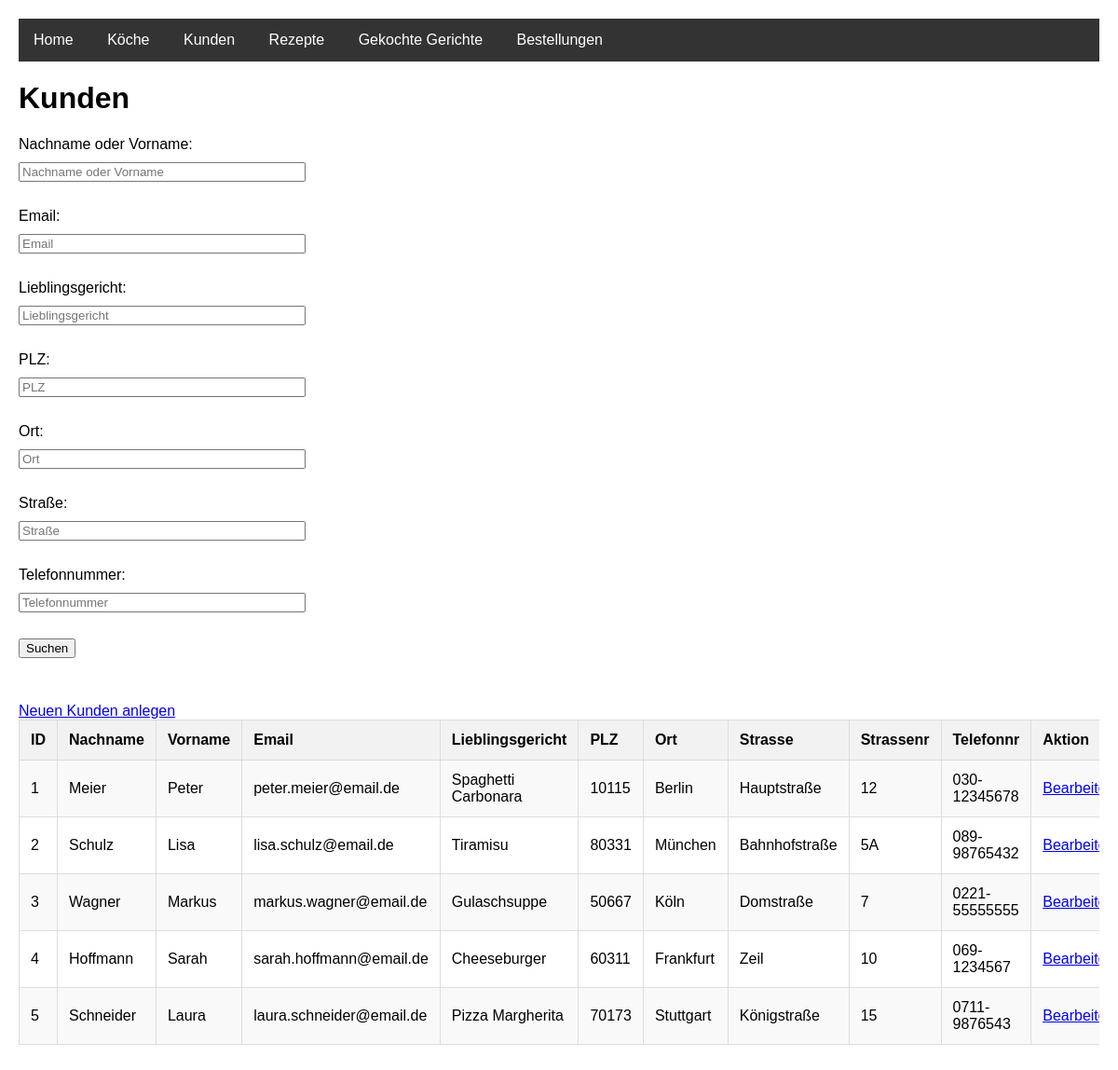
Screenshot of /kunden.php with the database file from the repository.
### tables this page shows
CREATE TABLE Kunde (
    kundeID INT PRIMARY KEY AUTO_INCREMENT,
    nachname VARCHAR(50) NOT NULL,
    vorname VARCHAR(50) NOT NULL,
    email VARCHAR(255),
    lieblingsgericht TEXT,
    plz VARCHAR(10),
    ort VARCHAR(50),
    strasse VARCHAR(50),
    strassenr VARCHAR(10),
    telefonnr VARCHAR(20)
);

### kunden.php (the view, shortened to what this page needs)
<!DOCTYPE HTML>
<html lang="de">
<head>
    <link rel="stylesheet" type="text/css" href="styles.css" />
</head>
<body>
    <?php require_once("navigation.inc.php"); ?>
    <h1>Kunden</h1>
    <form method="GET" action="kunden.php" class="search-form">
        <label for="search_name">Nachname oder Vorname:</label>
        <input type="text" id="search_name" name="search_name" placeholder="Nachname oder Vorname">
        <br>
        <label for="search_email">Email:</label>
        <input type="text" id="search_email" name="search_email" placeholder="Email">
        <br>
        <label for="search_lieblingsgericht">Lieblingsgericht:</label>
        <input type="text" id="search_lieblingsgericht" name="search_lieblingsgericht" placeholder="Lieblingsgericht">
        <br>
        <label for="search_plz">PLZ:</label>
        <input type="text" id="search_plz" name="search_plz" placeholder="PLZ">
        <br>
        <label for="search_ort">Ort:</label>
        <input type="text" id="search_ort" name="search_ort" placeholder="Ort">
        <br>
        <label for="search_strasse">Straße:</label>
        <input type="text" id="search_strasse" name="search_strasse" placeholder="Straße">
        <br>
        <label for="search_telefonnr">Telefonnummer:</label>
        <input type="text" id="search_telefonnr" name="search_telefonnr" placeholder="Telefonnummer">
        <br>
        <input type="submit" value="Suchen">
    </form>
    <br>
    <a href="kunden_anlegen.php" class="button">Neuen Kunden anlegen</a>
    <br>
<?php
require_once("db.inc.php");
$sql = "SELECT * FROM Kunde WHERE 1=1";
$result = $mysqli->query($sql);
echo '<div class="table-container">';
if ($result->num_rows > 0) {
    echo '<table>';
    echo '<tr><th>ID</th><th>Nachname</th><th>Vorname</th><th>Email</th><th>Lieblingsgericht</th><th>PLZ</th><th>Ort</th><th>Strasse</th><th>Strassenr</th><th>Telefonnr</th><th>Aktion</th></tr>';
    while ($row = $result->fetch_assoc()) {
        echo '<tr>';
        echo '<td>' . $row['kundeID'] . '</td>';
        echo '<td>' . htmlspecialchars($row['nachname']) . '</td>';
        echo '<td>' . htmlspecialchars($row['vorname']) . '</td>';
        echo '<td>' . htmlspecialchars($row['email']) . '</td>';
        echo '<td>' . htmlspecialchars($row['lieblingsgericht']) . '</td>';
        echo '<td>' . htmlspecialchars($row['plz']) . '</td>';
        echo '<td>' . htmlspecialchars($row['ort']) . '</td>';
        echo '<td>' . htmlspecialchars($row['strasse']) . '</td>';
        echo '<td>' . htmlspecialchars($row['strassenr']) . '</td>';
        echo '<td>' . htmlspecialchars($row['telefonnr']) . '</td>';
        echo '<td><a href="kunden_bearbeiten.php?id=' . $row['kundeID'] . '">Bearbeiten</a></td>';
        echo '</tr>';
    }
    echo '</table>';
} else {
    echo "Keine Kunden gefunden.";
}
echo '</div>';
?>
</body>
</html>

### styles.css (style rules this page uses)
body { font-family: Arial, sans-serif; margin: 20px; }
.search-form { display: flex; flex-direction: column; align-items: flex-start; margin-bottom: 20px; }
.search-form label, .search-form input { margin-bottom: 10px; }
.search-form input[type="text"] { width: 300px; }
.table-container { width: 100%; overflow-x: auto; }
.table-container table { width: 100%; border-collapse: collapse; margin-bottom: 20px; }
.table-container th, .table-container td { border: 1px solid #ddd; padding: 12px; text-align: left; }
.table-container th { background-color: #f2f2f2; }
.table-container tr:nth-child(even) { background-color: #f9f9f9; }
.table-container { overflow-x: auto; }

### rows the page displays
kunde: kundeID "1", nachname "Meier", vorname "Peter", email "peter.meier@email.de", lieblingsgericht "Spaghetti Carbonara", plz "10115", ort "Berlin", strasse "Hauptstraße", strassenr "12", telefonnr "030-12345678"
kunde: kundeID "2", nachname "Schulz", vorname "Lisa", email "lisa.schulz@email.de", lieblingsgericht "Tiramisu", plz "80331", ort "München", strasse "Bahnhofstraße", strassenr "5A", telefonnr "089-98765432"
kunde: kundeID "3", nachname "Wagner", vorname "Markus", email "markus.wagner@email.de", lieblingsgericht "Gulaschsuppe", plz "50667", ort "Köln", strasse "Domstraße", strassenr "7", telefonnr "0221-55555555"
kunde: kundeID "4", nachname "Hoffmann", vorname "Sarah", email "sarah.hoffmann@email.de", lieblingsgericht "Cheeseburger", plz "60311", ort "Frankfurt", strasse "Zeil", strassenr "10", telefonnr "069-1234567"
kunde: kundeID "5", nachname "Schneider", vorname "Laura", email "laura.schneider@email.de", lieblingsgericht "Pizza Margherita", plz "70173", ort "Stuttgart", strasse "Königstraße", strassenr "15", telefonnr "0711-9876543"
